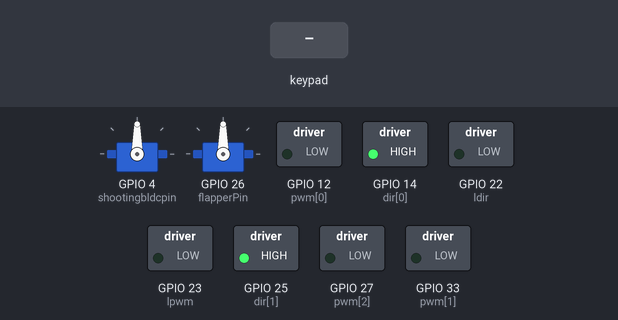
A sketch run on a simulated ESP32. Parts: 2 × servo, switched loads named in the sketch (green lamp = pin HIGH). The inputs (shaded band) are chosen by the test bench. Nothing arrives over Bluetooth unless stated; pins used as bus, display or sensor lines are not drawn; what the sketch prints to the serial monitor is not drawn.

Above: at 1.2 s.
1.3 s: key 'U' pressed
At 1.53 s:
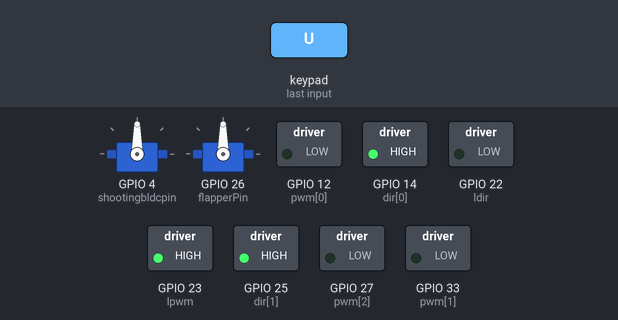
3.2 s: key 'D' pressed
At 4.6 s:
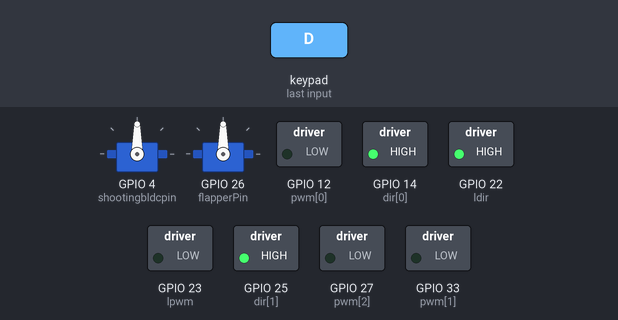
5.1 s: key 'R' pressed
At 6.2 s:
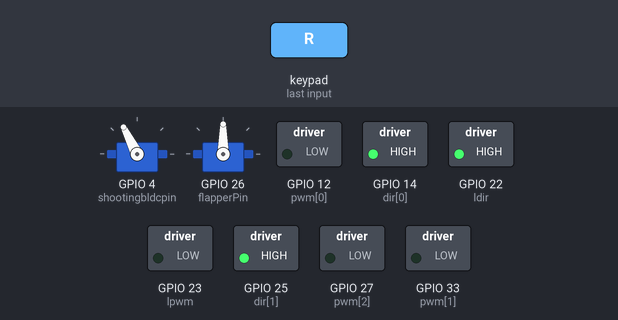
8.1 s: key 'O' pressed
At 8.6 s:
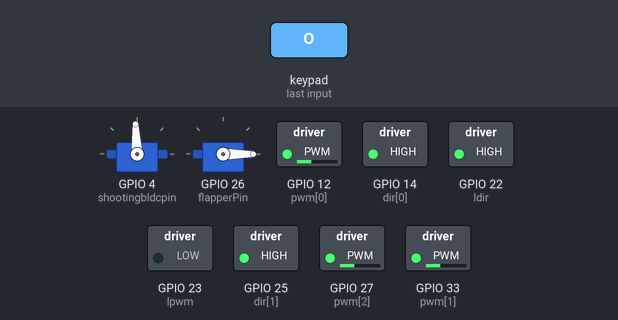
9.6 s: key 'U' pressed
At 10.4 s:
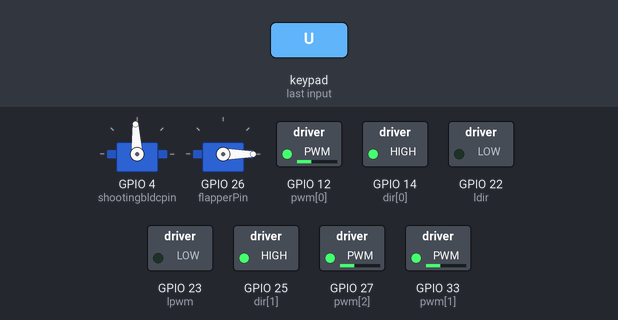
11.5 s: key 'O' pressed
At 12.3 s:
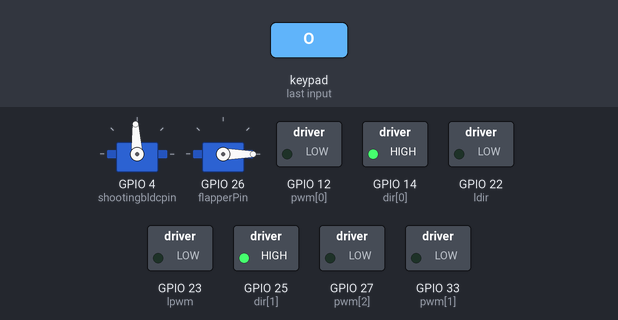
Timing chart, 0 to 14.0 s (numbered marks = the images above; inputs shaded):
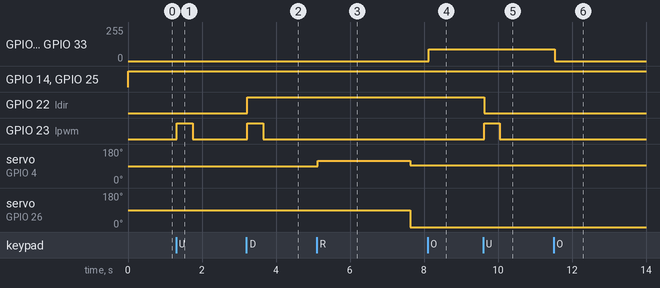

Measured:
- after the input at 1.3 s, GPIO 23 (lpwm): LOW → HIGH at once, → LOW 0.42 s later
- after the input at 3.2 s, GPIO 22 (ldir): LOW → HIGH at once; GPIO 23 (lpwm): LOW → HIGH at once, → LOW 0.42 s later
- after the input at 5.1 s, servo on GPIO 4 (shootingbldcpin): 90° → 117° at once, → 93° 2.5 s later; servo on GPIO 26 (flapperPin): 90° → 0° after 2.5 s
- after the input at 8.1 s, GPIO 12 (pwm[0]), GPIO 27 (pwm[2]), GPIO 33 (pwm[1]): 0/255 → 90/255 at once
- after the input at 9.6 s, GPIO 22 (ldir): HIGH → LOW at once; GPIO 23 (lpwm): LOW → HIGH at once, → LOW 0.41 s later
- after the input at 11.5 s, GPIO 12 (pwm[0]), GPIO 27 (pwm[2]), GPIO 33 (pwm[1]): 90/255 → 0/255 at once

The sketch:

protobot.ino
```cpp
#include <ps5Controller.h>
#include<ESP32Servo.h>
#define shootingbldcpin 4
#define flapperPin 26
#define lpwm 23
#define ldir 22

Servo shootingbldc;
Servo flapper;

int pwm[3] = { 12, 33, 27 };
int dir[3] = { 14, 25, 26 };

void setup() {

  Serial.begin(115200);
  for (int j = 0; j < 3; j++) {
    pinMode(dir[j], OUTPUT);
    pinMode(pwm[j], OUTPUT);
  }
  ps5.begin("e8:47:3a:0f:65:ee");  //e8:47:3a:0f:65:ee - pink ps5     e8:47:3a:36:ed:ca  white
  pinMode(lpwm,OUTPUT);
  pinMode(ldir,OUTPUT);
  shootingbldc.attach(shootingbldcpin);
  flapper.attach(flapperPin);
  flapper.write(90);
}


//locomotion - done
//dribbling - done
//flapper - done
//shooting -
float vx, vy, g;
float m[3], p[3];
String direction;

int Lbuttonold = 1;
int Lbuttonnew;
int Lbuttonstate = 0;
int Rbuttonold = 1;
int Rbuttonnew;
int Rbuttonstate = 0;

void loop() {

  if (ps5.isConnected()) {

    Serial.println("PS5 Controller Connected!");
    float x = ps5.RStickX();
    float y = ps5.RStickY();

    vx = map(x, -128, 128, -90, 90);
    vy = map(y, -128, 128, -90, 90);

    button_rotate();
    print_all();
    ductadjust();
    shooting();
  }
}


void calculations() {
  if (abs(vx) < 20 && abs(vy) < 20) {

    m[0] = 0;
    m[1] = 0;
    m[2] = 0;
    direction = "STOP";
  } else {

    m[0] = (-0.5 * vx) - (0.866 * vy);
    m[1] = (-0.5 * vx) + (0.866 * vy);
    m[2] = vx;
  }
  for (int i = 0; i <= 3; i++) {
    if (m[i] > 90) { m[i] = 90; }
    if (m[i] < -90) { m[i] = -90; }
  }
  g = abs(m[0]);
  for (int i = 1; i < 3; i++) {
    if (g < abs(m[i])) {
      g = abs(m[i]);
    }
  }
  if (g > 90) { g = 90; }
  if (g < -90) { g = -90; }
  g = map(abs(g), 0, 90, 0, 255);
}


void locomotion() {
  if (ps5.L1() == 1) {
    direction = " RL ";
    rotate(g);
  } else if (ps5.R1() == 1) {
    direction = " RR ";
    rotate(-g);
  } else {
    direction = "FBLR";
    motormovement(m[0], m[1], m[2]);
  }
}


void motormovement(float m0, float m1, float m2) {

  float m[3] = { m0, m1, m2 };
  for (int i = 0; i < 3; i++) {
    p[i] = map(abs(m[i]), 0, 90, 0, 255);
    (m[i] < 0) ? digitalWrite(dir[i], LOW) : digitalWrite(dir[i], HIGH);
    analogWrite(pwm[i], p[i]);
  }
}


void rotate(float g1) {
  if (g1 < 0) {
    directions(HIGH, HIGH, HIGH);
  } else {
    directions(LOW, LOW, LOW);
  }
  for (int i = 0; i < 3; i++) {
    analogWrite(pwm[i], abs(g1));
  }
}


void directions(bool dir1, bool dir2, bool dir3) {
  digitalWrite(dir[0], dir1);
  digitalWrite(dir[1], dir2);
  digitalWrite(dir[2], dir3);
}


void print_all() {
  Serial.print("Right : X=" + String(vx) + "\tY=" + String(vy) + "\t");
  Serial.print("\tBefore\tM0: ");
  Serial.print(m[0]);
  Serial.print("\tM1: ");
  Serial.print(m[1]);
  Serial.print("\tM2: ");
  Serial.print(m[2]);
  Serial.print("\tp0:");
  Serial.print(p[0]);
  Serial.print("\tp1:");
  Serial.print(p[1]);
  Serial.print("\tp2:");
  Serial.print(p[2]);
  Serial.print("\tg : ");
  Serial.print(g);
  Serial.print("\t Directions : " + String(digitalRead(dir[0])) + String(digitalRead(dir[1])) + String(digitalRead(dir[2])) + "\t");
  Serial.print(direction);
  Serial.println("\tBattery : " + ps5.Battery());
}

void button_rotate() {

  Lbuttonnew = ps5.Square();
  Rbuttonnew = ps5.Circle();
  if (Lbuttonold == 0 && Lbuttonnew == 1) {
    if (!Rbuttonstate) {
      Lbuttonstate = !Lbuttonstate;

      Serial.print("\t Left button - ");
      Serial.println(Lbuttonstate);
    }
  }
  Lbuttonold = Lbuttonnew;
  if (Rbuttonold == 0 && Rbuttonnew == 1) {
    if (!Lbuttonstate) {
      Rbuttonstate = !Rbuttonstate;
      Serial.print("\t Right button - ");
      Serial.println(Rbuttonstate);
    }
  }
  if (Lbuttonstate) {
    Serial.println("\t rotate - 90");
    rotate(90);
    direction = "BL";
  } else if (Rbuttonstate) {
    Serial.println("\t rotate- -90");
    rotate(-90);
    direction = "BR";
  } else {
    Serial.println("\t calculations");
    calculations();
    locomotion();
  }
  Rbuttonold = Rbuttonnew;
  delay(10);
}

void shooting(){
  if(ps5.Right()){
    shootingbldc.write(1750);
    delay(500);
    flapper.write(90);
    delay(2000);
    flapper.write(0);
    shootingbldc.write(1500);
    delay(500);
  }
}
void ductadjust(){
   if(ps5.Up())
    {
      digitalWrite(ldir,LOW);
      analogWrite(lpwm,255);
      Serial.print("Moving Up");
    }
    else if(ps5.Down())
    {
      digitalWrite(ldir,HIGH);
      analogWrite(lpwm,255);
      Serial.print("Moving down");
    }
    else
    {
      analogWrite(lpwm,0);
      Serial.print("no movement");
    }
}
```
